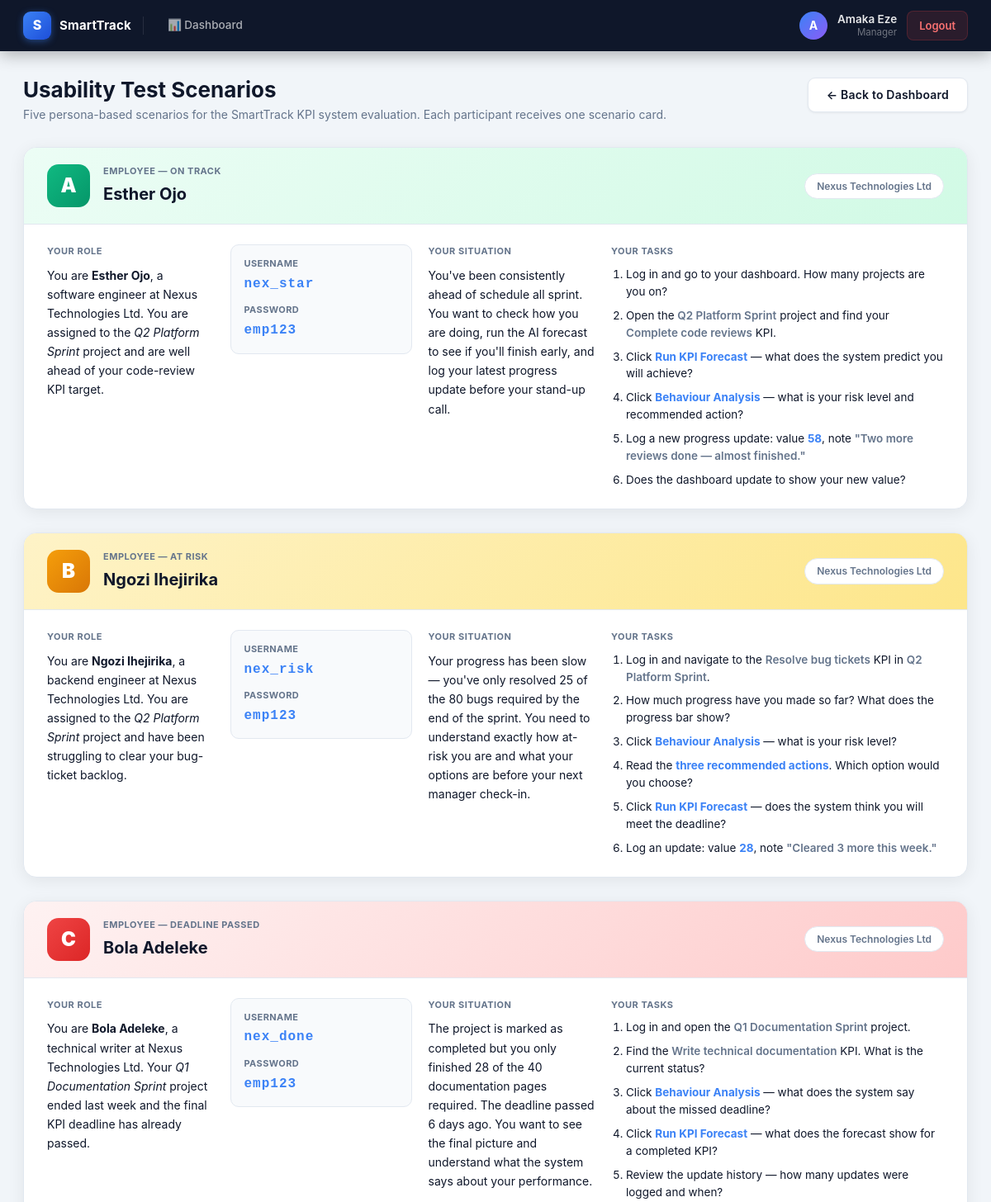
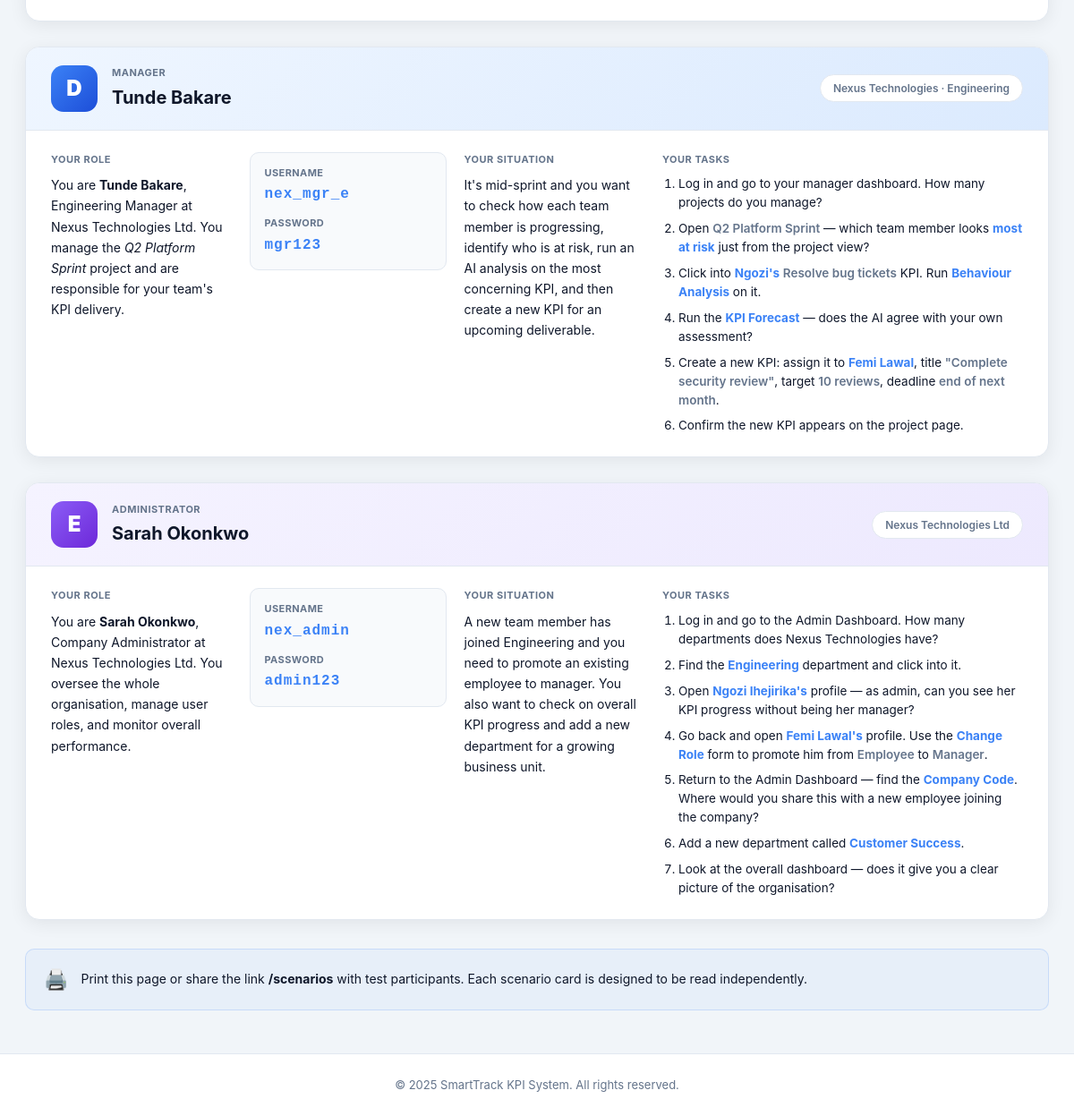
The app's page /scenarios (signed in) with its own data (2 pictures, top to bottom).
### tables this page shows
CREATE TABLE users (
            id            INTEGER PRIMARY KEY AUTOINCREMENT,
            username      TEXT UNIQUE NOT NULL,
            password      TEXT NOT NULL,
            full_name     TEXT NOT NULL,
            role          TEXT NOT NULL CHECK(role IN ('admin','manager','employee')),
            department_id INTEGER REFERENCES departments(id),
            company_id    INTEGER NOT NULL REFERENCES companies(id)
        );

### app.py (the view)
@app.get("/scenarios", response_class=HTMLResponse)
def scenarios_page(request: Request):
    user = current_user(request)
    return templates.TemplateResponse("scenarios.html", {"request": request, "user": user})

### templates/scenarios.html (shortened to what this page needs)
{% extends "base.html" %}
{% block content %}
<div class="page-header">
    <div>
        <h1 class="page-header-title">Usability Test Scenarios</h1>
        <p class="page-header-subtitle">
            Five persona-based scenarios for the SmartTrack KPI system evaluation.
            Each participant receives one scenario card.
        </p>
    </div>
    {% if user %}
    <div class="page-header-actions">
        <a href="/{{ user['role'] }}/dashboard"><button class="btn-secondary">← Back to Dashboard</button></a>
    </div>
    {% else %}
    <div class="page-header-actions">
        <a href="/login"><button class="btn-secondary">← Sign In</button></a>
    </div>
    {% endif %}
</div>
<div class="scenario-card scenario-a">
    <div class="scenario-header">
        <div class="scenario-letter">A</div>
        <div>
            <div class="scenario-label">Employee — On Track</div>
            <h2 class="scenario-name">Esther Ojo</h2>
        </div>
        <div class="scenario-company-tag">Nexus Technologies Ltd</div>
    </div>
    <div class="scenario-body">
        <div class="scenario-section">
            <div class="scenario-section-title">Your Role</div>
            <p>You are <strong>Esther Ojo</strong>, a software engineer at Nexus Technologies Ltd.
               You are assigned to the <em>Q2 Platform Sprint</em> project and are well ahead of
               your code-review KPI target.</p>
        </div>
        <div class="scenario-login">
            <div class="scenario-login-row">
                <span class="login-label">Username</span>
                <code class="login-val">nex_star</code>
            </div>
            <div class="scenario-login-row">
                <span class="login-label">Password</span>
                <code class="login-val">emp123</code>
            </div>
        </div>
        <div class="scenario-section">
            <div class="scenario-section-title">Your Situation</div>
            <p>You've been consistently ahead of schedule all sprint. You want to check how you
               are doing, run the AI forecast to see if you'll finish early, and log your latest
               progress update before your stand-up call.</p>
        </div>
        <div class="scenario-section">
            <div class="scenario-section-title">Your Tasks</div>
            <ol class="scenario-tasks">
                <li>Log in and go to your dashboard. How many projects are you on?</li>
                <li>Open the <em>Q2 Platform Sprint</em> project and find your <em>Complete code reviews</em> KPI.</li>
                <li>Click <strong>Run KPI Forecast</strong> — what does the system predict you will achieve?</li>
                <li>Click <strong>Behaviour Analysis</strong> — what is your risk level and recommended action?</li>
                <li>Log a new progress update: value <strong>58</strong>, note <em>"Two more reviews done — almost finished."</em></li>
                <li>Does the dashboard update to show your new value?</li>
            </ol>
        </div>
    </div>
</div>
<div class="scenario-card scenario-b">
    <div class="scenario-header">
        <div class="scenario-letter">B</div>
        <div>
            <div class="scenario-label">Employee — At Risk</div>
            <h2 class="scenario-name">Ngozi Ihejirika</h2>
        </div>
        <div class="scenario-company-tag">Nexus Technologies Ltd</div>
    </div>
    <div class="scenario-body">
        <div class="scenario-section">
            <div class="scenario-section-title">Your Role</div>
            <p>You are <strong>Ngozi Ihejirika</strong>, a backend engineer at Nexus Technologies Ltd.
               You are assigned to the <em>Q2 Platform Sprint</em> project and have been struggling
               to clear your bug-ticket backlog.</p>
        </div>
        <div class="scenario-login">
            <div class="scenario-login-row">
                <span class="login-label">Username</span>
                <code class="login-val">nex_risk</code>
            </div>
            <div class="scenario-login-row">
                <span class="login-label">Password</span>
                <code class="login-val">emp123</code>
            </div>
        </div>
        <div class="scenario-section">
            <div class="scenario-section-title">Your Situation</div>
            <p>Your progress has been slow — you've only resolved 25 of the 80 bugs required by the
               end of the sprint. You need to understand exactly how at-risk you are and what your
               options are before your next manager check-in.</p>
        </div>
        <div class="scenario-section">
            <div class="scenario-section-title">Your Tasks</div>
            <ol class="scenario-tasks">
                <li>Log in and navigate to the <em>Resolve bug tickets</em> KPI in <em>Q2 Platform Sprint</em>.</li>
                <li>How much progress have you made so far? What does the progress bar show?</li>
                <li>Click <strong>Behaviour Analysis</strong> — what is your risk level?</li>
                <li>Read the <strong>three recommended actions</strong>. Which option would you choose?</li>
                <li>Click <strong>Run KPI Forecast</strong> — does the system think you will meet the deadline?</li>
                <li>Log an update: value <strong>28</strong>, note <em>"Cleared 3 more this week."</em></li>
            </ol>
        </div>
    </div>
</div>
<div class="scenario-card scenario-c">
    <div class="scenario-header">
        <div class="scenario-letter">C</div>
        <div>
            <div class="scenario-label">Employee — Deadline Passed</div>
            <h2 class="scenario-name">Bola Adeleke</h2>
        </div>
        <div class="scenario-company-tag">Nexus Technologies Ltd</div>
    </div>
    <div class="scenario-body">
        <div class="scenario-section">
            <div class="scenario-section-title">Your Role</div>
            <p>You are <strong>Bola Adeleke</strong>, a technical writer at Nexus Technologies Ltd.
               Your <em>Q1 Documentation Sprint</em> project ended last week and the final KPI
               deadline has already passed.</p>
        </div>
        <div class="scenario-login">
            <div class="scenario-login-row">
                <span class="login-label">Username</span>
                <code class="login-val">nex_done</code>
            </div>
            <div class="scenario-login-row">
                <span class="login-label">Password</span>
                <code class="login-val">emp123</code>
            </div>
        </div>
        <div class="scenario-section">
            <div class="scenario-section-title">Your Situation</div>
            <p>The project is marked as completed but you only finished 28 of the 40 documentation
               pages required. The deadline passed 6 days ago. You want to see the final picture
               and understand what the system says about your performance.</p>
        </div>
        <div class="scenario-section">
            <div class="scenario-section-title">Your Tasks</div>
            <ol class="scenario-tasks">
                <li>Log in and open the <em>Q1 Documentation Sprint</em> project.</li>
                <li>Find the <em>Write technical documentation</em> KPI. What is the current status?</li>
                <li>Click <strong>Behaviour Analysis</strong> — what does the system say about the missed deadline?</li>
                <li>Click <strong>Run KPI Forecast</strong> — what does the forecast show for a completed KPI?</li>
                <li>Review the update history — how many updates were logged and when?</li>
            </ol>
        </div>
    </div>
</div>
<div class="scenario-card scenario-d">
    <div class="scenario-header">
        <div class="scenario-letter">D</div>
        <div>
            <div class="scenario-label">Manager</div>
            <h2 class="scenario-name">Tunde Bakare</h2>
        </div>
        <div class="scenario-company-tag">Nexus Technologies · Engineering</div>
    </div>
    <div class="scenario-body">
        <div class="scenario-section">
            <div class="scenario-section-title">Your Role</div>
            <p>You are <strong>Tunde Bakare</strong>, Engineering Manager at Nexus Technologies Ltd.
               You manage the <em>Q2 Platform Sprint</em> project and are responsible for your
               team's KPI delivery.</p>
        </div>
        <div class="scenario-login">
            <div class="scenario-login-row">
                <span class="login-label">Username</span>
                <code class="login-val">nex_mgr_e</code>
            </div>
            <div class="scenario-login-row">
                <span class="login-label">Password</span>
                <code class="login-val">mgr123</code>
            </div>
        </div>
        <div class="scenario-section">
            <div class="scenario-section-title">Your Situation</div>
            <p>It's mid-sprint and you want to check how each team member is progressing, identify
               who is at risk, run an AI analysis on the most concerning KPI, and then create a
               new KPI for an upcoming deliverable.</p>
        </div>
        <div class="scenario-section">
            <div class="scenario-section-title">Your Tasks</div>
            <ol class="scenario-tasks">
                <li>Log in and go to your manager dashboard. How many projects do you manage?</li>
                <li>Open <em>Q2 Platform Sprint</em> — which team member looks <strong>most at risk</strong> just from the project view?</li>
                <li>Click into <strong>Ngozi's</strong> <em>Resolve bug tickets</em> KPI. Run <strong>Behaviour Analysis</strong> on it.</li>
                <li>Run the <strong>KPI Forecast</strong> — does the AI agree with your own assessment?</li>
                <li>Create a new KPI: assign it to <strong>Femi Lawal</strong>, title <em>"Complete security review"</em>, target <em>10 reviews</em>, deadline <em>end of next month</em>.</li>
                <li>Confirm the new KPI appears on the project page.</li>
            </ol>
        </div>
    </div>
</div>
<div class="scenario-card scenario-e">
    <div class="scenario-header">
        <div class="scenario-letter">E</div>
        <div>
            <div class="scenario-label">Administrator</div>
            <h2 class="scenario-name">Sarah Okonkwo</h2>
        </div>
        <div class="scenario-company-tag">Nexus Technologies Ltd</div>
    </div>
    <div class="scenario-body">
        <div class="scenario-section">
            <div class="scenario-section-title">Your Role</div>
            <p>You are <strong>Sarah Okonkwo</strong>, Company Administrator at Nexus Technologies Ltd.
               You oversee the whole organisation, manage user roles, and monitor overall
               performance.</p>
        </div>
        <div class="scenario-login">
            <div class="scenario-login-row">
                <span class="login-label">Username</span>
                <code class="login-val">nex_admin</code>
            </div>
            <div class="scenario-login-row">
                <span class="login-label">Password</span>
                <code class="login-val">admin123</code>
            </div>
        </div>
        <div class="scenario-section">
            <div class="scenario-section-title">Your Situation</div>
            <p>A new team member has joined Engineering and you need to promote an existing employee
               to manager. You also want to check on overall KPI progress and add a new department
               for a growing business unit.</p>
        </div>
        <div class="scenario-section">
            <div class="scenario-section-title">Your Tasks</div>
            <ol class="scenario-tasks">
                <li>Log in and go to the Admin Dashboard. How many departments does Nexus Technologies have?</li>
                <li>Find the <strong>Engineering</strong> department and click into it.</li>
                <li>Open <strong>Ngozi Ihejirika's</strong> profile — as admin, can you see her KPI progress without being her manager?</li>
                <li>Go back and open <strong>Femi Lawal's</strong> profile. Use the <strong>Change Role</strong> form to promote him from <em>Employee</em> to <em>Manager</em>.</li>
                <li>Return to the Admin Dashboard — find the <strong>Company Code</strong>. Where would you share this with a new employee joining the company?</li>
                <li>Add a new department called <strong>Customer Success</strong>.</li>
                <li>Look at the overall dashboard — does it give you a clear picture of the organisation?</li>
            </ol>
        </div>
    </div>
</div>
<div class="info-box" style="margin-top:32px; display:flex; align-items:center; gap:14px;">
    <span style="font-size:22px;">🖨️</span>
    <span>Print this page or share the link <strong>/scenarios</strong> with test participants.
    Each scenario card is designed to be read independently.</span>
</div>
{% endblock %}

### templates/base.html (shortened to what this page needs)
<!DOCTYPE html>
<html lang="en">
<head>
    <link rel="stylesheet" href="{{ url_for('static', path='style.css') }}?v=20">
</head>
<body class="{% block body_class %}{% endblock %}">
    {% set auth_paths = ['/', '/login', '/register', '/signup'] %}
    {% if request.url.path not in auth_paths %}
    <nav class="navbar">
        <div class="navbar-brand">
            <div class="navbar-logo">S</div>
            <span class="navbar-title">SmartTrack</span>
        </div>
        <div class="navbar-links">
            {% if request.session.get('user_id') and user %}
            <a href="/{{ user['role'] }}/dashboard">
                📊 Dashboard
            </a>
            {% endif %}
        </div>
        <div class="navbar-user">
            {% if request.session.get('user_id') and user %}
            <div class="user-avatar">{{ user['full_name'][0] | upper if user['full_name'] else 'U' }}</div>
            <div class="user-info">
                <div class="user-name-text">{{ user['full_name'] }}</div>
                <div class="user-role-text">{{ user['role'] | title }}</div>
            </div>
            <a href="/logout" class="btn-logout">Logout</a>
            {% endif %}
        </div>
    </nav>
    {% endif %}
    <main>
        {% block content %}{% endblock %}
    </main>
    {% if request.url.path not in auth_paths %}
    <footer>
        <p>&copy; 2025 SmartTrack KPI System. All rights reserved.</p>
    </footer>
    {% endif %}
</body>
</html>

### records on screen
users: full_name "A", full_name "Amaka Eze", role "Manager"
